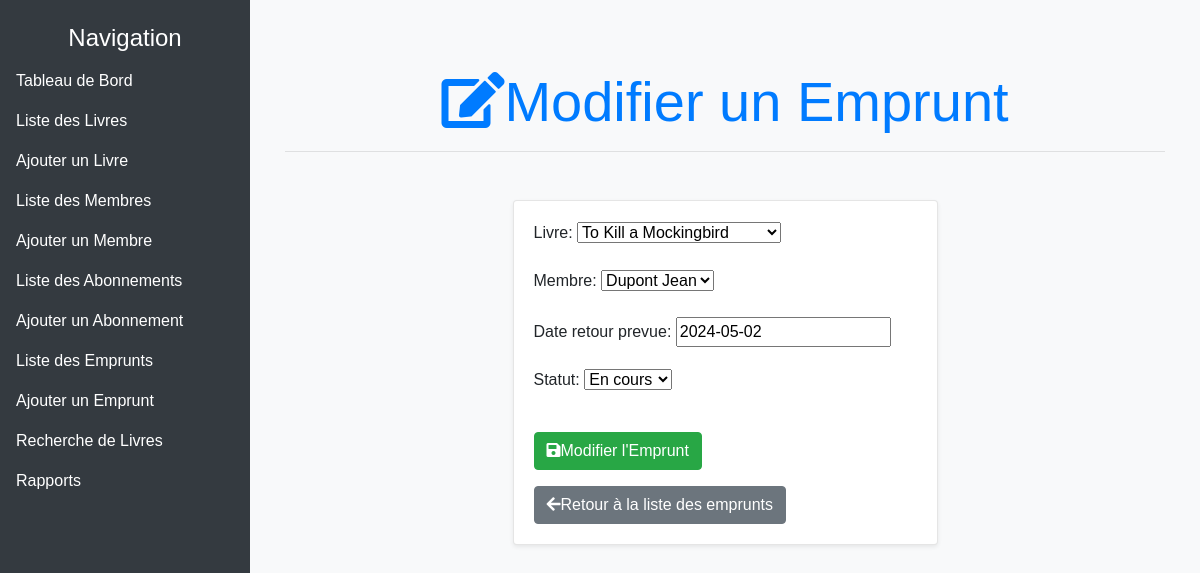
The app's page /gestion/emprunts/modifier/1/ with its own data.
### GestionBibliotheque/models.py (models this page shows, shortened)
class Emprunt(models.Model):
    livre = models.ForeignKey(Livre, on_delete=models.CASCADE)
    membre = models.ForeignKey(Membre, on_delete=models.CASCADE)
    date_emprunt = models.DateField(auto_now_add=True)
    date_retour_prevue = models.DateField()
    STATUS_CHOICES = [
        ('en cours', 'En cours'),
        ('retourné', 'Retourné'),
        ('en retard', 'En retard'),
    ]
    statut = models.CharField(max_length=20, choices=STATUS_CHOICES, default='en cours')

### GestionBibliotheque/views.py (the view)
# urls.py: path('emprunts/modifier/<int:pk>/', views.modifier_emprunt, name='modifier_emprunt'),
def modifier_emprunt(request, pk):
    emprunt = get_object_or_404(Emprunt, pk=pk)
    if request.method == 'POST':
        form = EmpruntForm(request.POST, instance=emprunt)
        if form.is_valid():
            form.save()
            return redirect('liste_emprunts')
    else:
        form = EmpruntForm(instance=emprunt)
    return render(request, 'gestion_bibliotheque/modifier_emprunt.html', {'form': form})

### GestionBibliotheque/forms.py
class EmpruntForm(forms.ModelForm):
    class Meta:
        model = Emprunt
        fields = '__all__'

### GestionBibliotheque/models.py (called while the page is built)
    def __str__(self):
        return self.titre

    def __str__(self):
        return f"{self.nom} {self.prenom}"

### GestionBibliotheque/templates/gestion_bibliotheque/modifier_emprunt.html (shortened to what this page needs)
{% extends "gestion_bibliotheque/base.html" %}
{% block content %}
<div class="container mt-5">
    <div class="row mb-4">
        <div class="col-12">
            <h1 class="display-4 text-primary text-center">
                <i class="fas fa-edit me-3"></i>Modifier un Emprunt
            </h1>
            <hr class="mb-4">
        </div>
    </div>
    <div class="row justify-content-center">
        <div class="col-md-8 col-lg-6">
            <div class="card shadow-sm">
                <div class="card-body">
                    <form method="post">
                        <div class="mb-3">
                            {{ form.as_p }}
                        </div>
                        <button type="submit" class="btn btn-success mt-3">
                            <i class="fas fa-save me-2"></i>Modifier l'Emprunt
                        </button>
                    </form>
                    <a href="{% url 'liste_emprunts' %}" class="btn btn-secondary mt-3">
                        <i class="fas fa-arrow-left me-2"></i>Retour à la liste des emprunts
                    </a>
                </div>
            </div>
        </div>
    </div>
</div>
{% endblock %}

### GestionBibliotheque/templates/gestion_bibliotheque/base.html (style rules this page uses)
body { display: flex; background-color: #f8f9fa; font-family: Arial, sans-serif; }
.card { margin-bottom: 20px; }

### GestionBibliotheque/templates/gestion_bibliotheque/modifier_emprunt.html (style rules this page uses)
.card { transition: all 0.3s ease; border: 1px solid rgba(0,0,0,0.1); }
button.btn { transition: background-color 0.3s ease, transform 0.3s ease; }
h1 { font-weight: bold; }

### records on screen
Emprunt: livre "To Kill a Mockingbird", membre "Dupont Jean", date_retour_prevue "2024-05-02", statut "En cours"
